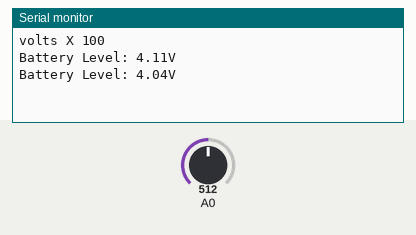
A sketch run on a simulated Arduino Uno, built with avr-gcc and run on an emulated ATmega328P. On the bench: the last lines printed to the serial monitor. Inputs (shaded band) come from the test bench; at power-on: A0 = 512.

Above: at 1.3 s.
1.4 s: A0 set to 716
At 2.7 s:
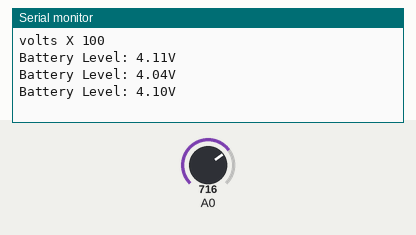
2.9 s: A0 set to 900
At 3.9 s:
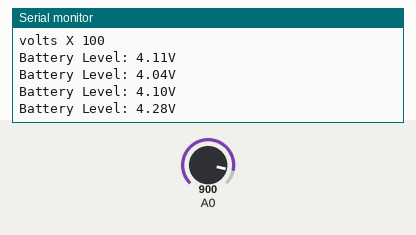
Timing chart, 0 to 5.9 s (numbered marks = the images above; inputs shaded):
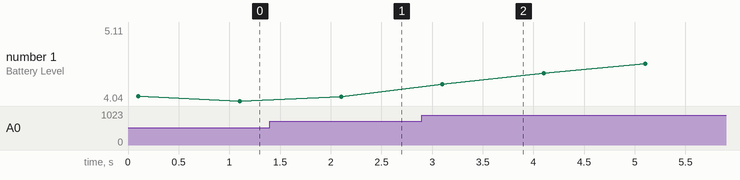

The sketch:

BatteryInternalReference2.ino
```cpp
int battVolts;   // made global for wider avaliblity throughout a sketch if needed, example a low voltage alarm, etc

#define ALPHA 0.1
#define MULTIPLIER 6.67
float battery;

void setup(void)
{
  Serial.begin(9600);
  Serial.print("volts X 100");
  Serial.println( "\r\n\r\n" );
  delay(100);
  pinMode(A0, INPUT);
  analogReference(INTERNAL);
  battery = 4.2;
}

void loop(void)
{
  battery = smoothBattery(battery, analogRead(A0) / 1023.0 * MULTIPLIER, ALPHA);
  Serial.print("Battery Level: ");
  Serial.print(battery);
  Serial.println("V");
  delay(1000);
}

float smoothBattery (float prevEntry, float newEntry, float alpha) {
  return (1-alpha) * prevEntry + alpha * newEntry;
}
```

Measured:
- after the input at 1.4 s, the serial monitor: prints a new line after 0.70 s (image 1)
- after the input at 2.9 s, the serial monitor: prints a new line after 0.20 s (image 2)
- plotted number 1: 4.04 → 4.1 after the input at 1.4 s, 4.1 → 5.11 after the input at 2.9 s
